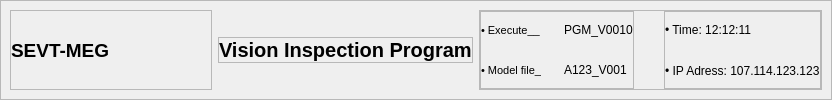
     <widget class="QWidget" name="headerFrame" native="true">
      <layout class="QHBoxLayout" name="horizontalLayout">
       <property name="spacing">
        <number>0</number>
       </property>
       <property name="leftMargin">
        <number>0</number>
       </property>
       <property name="topMargin">
        <number>0</number>
       </property>
       <property name="rightMargin">
        <number>0</number>
       </property>
       <property name="bottomMargin">
        <number>0</number>
       </property>
       <item>
        <widget class="QFrame" name="headerInfoFrame">
         <property name="frameShape">
          <enum>QFrame::StyledPanel</enum>
         </property>
         <property name="frameShadow">
          <enum>QFrame::Raised</enum>
         </property>
         <layout class="QHBoxLayout" name="horizontalLayout_2">
          <item alignment="Qt::AlignLeft">
           <widget class="QFrame" name="logo">
            <property name="frameShape">
             <enum>QFrame::StyledPanel</enum>
            </property>
            <property name="frameShadow">
             <enum>QFrame::Raised</enum>
            </property>
            <layout class="QVBoxLayout" name="verticalLayout_2">
             <property name="spacing">
              <number>0</number>
             </property>
             <property name="leftMargin">
              <number>0</number>
             </property>
             <property name="topMargin">
              <number>0</number>
             </property>
             <property name="rightMargin">
              <number>0</number>
             </property>
             <property name="bottomMargin">
              <number>0</number>
             </property>
             <item>
              <widget class="QLabel" name="logoMeg">
               <property name="minimumSize">
                <size>
                 <width>200</width>
                 <height>0</height>
                </size>
               </property>
               <property name="font">
                <font>
                 <pointsize>14</pointsize>
                 <weight>75</weight>
                 <bold>true</bold>
                </font>
               </property>
               <property name="text">
                <string>SEVT-MEG</string>
               </property>
              </widget>
             </item>
            </layout>
           </widget>
          </item>
          <item>
           <widget class="QFrame" name="pgmName">
            <property name="sizePolicy">
             <sizepolicy hsizetype="Fixed" vsizetype="Fixed">
              <horstretch>0</horstretch>
              <verstretch>0</verstretch>
             </sizepolicy>
            </property>
            <property name="frameShape">
             <enum>QFrame::StyledPanel</enum>
            </property>
            <property name="frameShadow">
             <enum>QFrame::Raised</enum>
            </property>
            <layout class="QHBoxLayout" name="horizontalLayout_7">
             <property name="spacing">
              <number>0</number>
             </property>
             <property name="leftMargin">
              <number>0</number>
             </property>
             <property name="topMargin">
              <number>0</number>
             </property>
             <property name="rightMargin">
              <number>0</number>
             </property>
             <property name="bottomMargin">
              <number>0</number>
             </property>
             <item>
              <widget class="QLabel" name="label_2">
               <property name="sizePolicy">
                <sizepolicy hsizetype="Expanding" vsizetype="Expanding">
                 <horstretch>0</horstretch>
                 <verstretch>0</verstretch>
                </sizepolicy>
               </property>
               <property name="font">
                <font>
                 <pointsize>15</pointsize>
                 <weight>75</weight>
                 <bold>true</bold>
                </font>
               </property>
               <property name="text">
                <string>Vision Inspection Program</string>
               </property>
              </widget>
             </item>
            </layout>
           </widget>
          </item>
          <item alignment="Qt::AlignRight">
           <widget class="QFrame" name="infoFrame">
            <property name="frameShape">
             <enum>QFrame::StyledPanel</enum>
            </property>
            <property name="frameShadow">
             <enum>QFrame::Raised</enum>
            </property>
            <layout class="QHBoxLayout" name="horizontalLayout_3">
             <property name="spacing">
              <number>30</number>
             </property>
             <property name="leftMargin">
              <number>0</number>
             </property>
             <property name="topMargin">
              <number>0</number>
             </property>
             <property name="rightMargin">
              <number>0</number>
             </property>
             <property name="bottomMargin">
              <number>0</number>
             </property>
             <item>
              <widget class="QFrame" name="version">
               <property name="frameShape">
                <enum>QFrame::StyledPanel</enum>
               </property>
               <property name="frameShadow">
                <enum>QFrame::Raised</enum>
               </property>
               <layout class="QGridLayout" name="gridLayout">
                <property name="leftMargin">
                 <number>0</number>
                </property>
                <property name="topMargin">
                 <number>0</number>
                </property>
                <property name="rightMargin">
                 <number>0</number>
                </property>
                <property name="bottomMargin">
                 <number>0</number>
                </property>
                <property name="horizontalSpacing">
                 <number>22</number>
                </property>
                <property name="verticalSpacing">
                 <number>4</number>
                </property>
                <item row="0" column="1">
                 <widget class="QLabel" name="exeVer">
                  <property name="font">
                   <font>
                    <pointsize>9</pointsize>
                   </font>
                  </property>
                  <property name="text">
                   <string>PGM_V0010</string>
                  </property>
                 </widget>
                </item>
                <item row="1" column="0">
                 <widget class="QLabel" name="label_5">
                  <property name="font">
                   <font>
                    <pointsize>8</pointsize>
                    <weight>50</weight>
                    <bold>false</bold>
                   </font>
                  </property>
                  <property name="text">
                   <string>• Model file_</string>
                  </property>
                 </widget>
                </item>
                <item row="1" column="1">
                 <widget class="QLabel" name="mdFile">
                  <property name="font">
                   <font>
                    <pointsize>9</pointsize>
                   </font>
                  </property>
                  <property name="text">
                   <string>A123_V001</string>
                  </property>
                 </widget>
                </item>
                <item row="0" column="0">
                 <widget class="QLabel" name="label_3">
                  <property name="font">
                   <font>
                    <pointsize>8</pointsize>
                    <weight>50</weight>
                    <bold>false</bold>
                   </font>
                  </property>
                  <property name="text">
                   <string>• Execute__</string>
                  </property>
                 </widget>
                </item>
               </layout>
              </widget>
             </item>
             <item>
              <widget class="QFrame" name="other">
               <property name="frameShape">
                <enum>QFrame::StyledPanel</enum>
               </property>
               <property name="frameShadow">
                <enum>QFrame::Raised</enum>
               </property>
               <layout class="QVBoxLayout" name="verticalLayout_4">
                <property name="spacing">
                 <number>5</number>
                </property>
                <property name="leftMargin">
                 <number>0</number>
                </property>
                <property name="topMargin">
                 <number>0</number>
                </property>
                <property name="rightMargin">
                 <number>0</number>
                </property>
                <property name="bottomMargin">
                 <number>0</number>
                </property>
                <item>
                 <widget class="QLabel" name="timeInfo">
                  <property name="text">
                   <string>• Time: 12:12:11</string>
                  </property>
                 </widget>
                </item>
                <item>
                 <widget class="QLabel" name="ipInfo">
                  <property name="text">
                   <string>• IP Adress: 107.114.123.123</string>
                  </property>
                 </widget>
                </item>
               </layout>
              </widget>
             </item>
            </layout>
           </widget>
          </item>
         </layout>
        </widget>
       </item>
      </layout>
     </widget>
